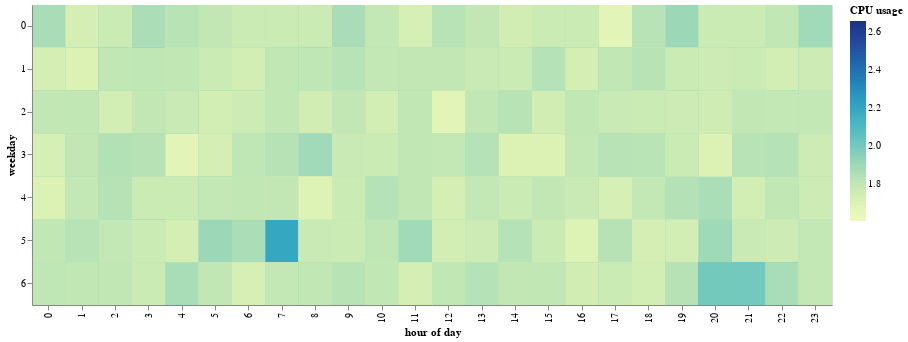

The cell this chart's notebook holds for it:
### Code cell
alt.Chart(cloudwatch_df).mark_rect().encode(alt.X('hour:O', title='hour of day'),
                                      alt.Y('weekday:O', title='weekday'),
                                      alt.Color('value:Q', title='CPU usage')).properties(
                                            width=800,
                                            height=300)

### Figure 1 — Vega-Lite specification as saved in the notebook (floating-point values rounded to 4 significant figures; data arrays with more than 128 entries replaced by an {"elided": "..."} marker saying what was removed)
{"config": {"view": {"continuousWidth": 400, "continuousHeight": 300}}, "data": {"name": "data-9755bda6d831f8d6f03bc4508f69adcc"}, "mark": "rect", "encoding": {"color": {"type": "quantitative", "field": "value", "title": "CPU usage"}, "x": {"type": "ordinal", "field": "hour", "title": "hour of day"}, "y": {"type": "ordinal", "field": "weekday", "title": "weekday"}}, "height": 300, "width": 800, "$schema": "https://vega.github.io/schema/vega-lite/v4.8.1.json", "datasets": {"data-9755bda6d831f8d6f03bc4508f69adcc": {"elided": "4032 records"}}}
